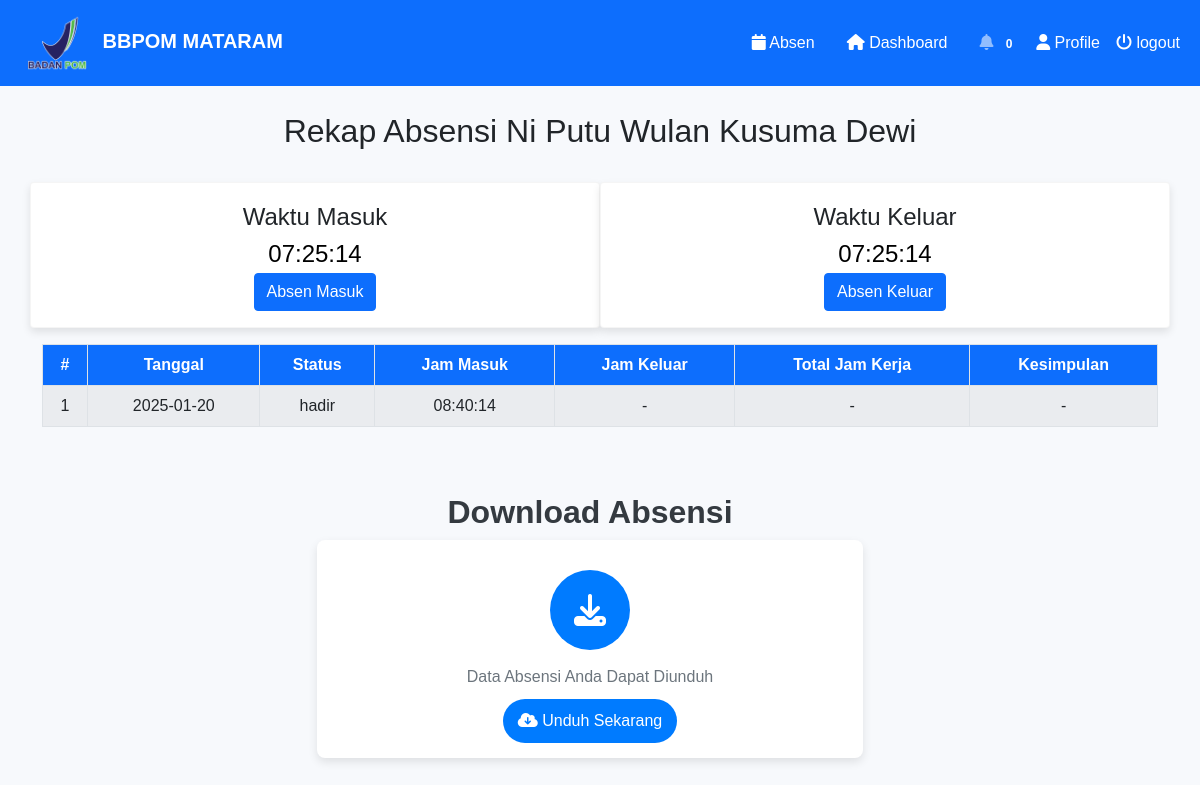
The app's page /pkl_absensi.php (signed in), older data.
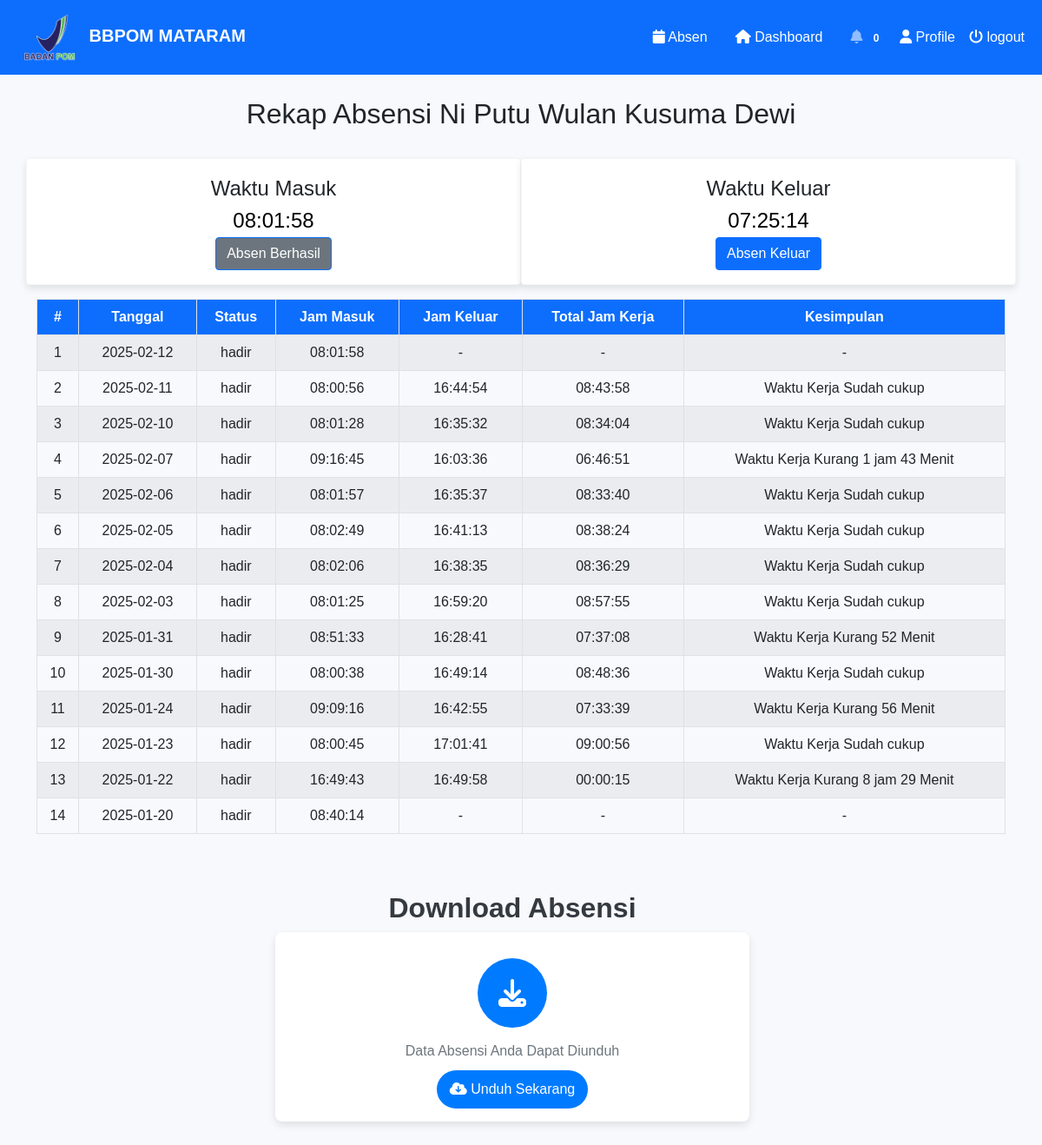
The same page, newer data.
### tables this page shows
CREATE TABLE `users` (
  `id` int(6) NOT NULL,
  `nama` varchar(50) NOT NULL,
  `email` varchar(50) NOT NULL,
  `universitas` varchar(255) DEFAULT NULL,
  `no_hp` varchar(20) NOT NULL,
  `password` text NOT NULL,
  `status` varchar(20) DEFAULT NULL,
  `foto` text NOT NULL
);

CREATE TABLE `absensi` (
  `id` int(11) NOT NULL,
  `user_id` int(11) NOT NULL,
  `nama` varchar(255) DEFAULT NULL,
  `status` enum('hadir','izin','sakit') NOT NULL,
  `keterangan` varchar(50) DEFAULT NULL,
  `tanggal` date NOT NULL,
  `foto` text NOT NULL,
  `foto_keluar` text DEFAULT NULL,
  `latitude` decimal(10,8) DEFAULT NULL,
  `latitude_keluar` decimal(10,8) DEFAULT NULL,
  `longitude` decimal(11,8) DEFAULT NULL,
  `longitude_keluar` decimal(11,8) DEFAULT NULL,
  `waktu_masuk` time DEFAULT NULL,
  `waktu_keluar` time DEFAULT NULL,
  `durasi` time DEFAULT NULL,
  `kesimpulan` varchar(255) DEFAULT NULL
);

### pkl_absensi.php (the view, shortened to what this page needs)
<?php
include('koneksi.php');
$sql_0 = mysqli_query($conn, "SELECT * FROM `tb_seo` WHERE id = 1");
$s0 = mysqli_fetch_array($sql_0);
$urlweb = $s0['urlweb'];
if (isset($_SESSION['role'])) {
    $role = $_SESSION['role'];
} else {
    header("Location: " . $urlweb);
}
if (isset($_SESSION['id'])) {
    $id = $_SESSION['id'];
    $tanggal_hari_ini = date('Y-m-d');
    if ($role == "admin") {
        $email = "";
        $nama = "";
        $no_hp = "";
        $status = "";
    } else {
        $sql = "SELECT * FROM users where id ='$id'";
        $result = mysqli_query($conn, $sql);
        $row = mysqli_fetch_assoc($result);
        $nama = $row['nama'];
        $status = $row['status'];
        $sql_absensi = "SELECT waktu_masuk, waktu_keluar FROM absensi WHERE user_id = ? AND tanggal = ?";
        $stmt = $conn->prepare($sql_absensi);
        $stmt->bind_param("is", $id, $tanggal_hari_ini);
        $stmt->execute();
        $result_absensi = $stmt->get_result();
        $data_absensi = $result_absensi->fetch_assoc();
        $waktu_masuk = $data_absensi['waktu_masuk'] ?? "";
        $waktu_keluar = $data_absensi['waktu_keluar'] ?? "";
    }
} else {
    $email = "";
    $nama = "";
    $no_hp = "";
    header("Location: index.php");
}
?>
<!DOCTYPE html>
<html lang="en">
<head>
    <link href="https://cdn.jsdelivr.net/npm/bootstrap@5.0.2/dist/css/bootstrap.min.css" rel="stylesheet"
>
    <link rel="stylesheet" href="vendor\fontawesome\css\all.min.css">
    <link rel="stylesheet" href="https://cdn.jsdelivr.net/npm/sweetalert2@11/dist/sweetalert2.min.css">
    </head>
    <body>
        <nav class="navbar navbar-expand-lg navbar-dark bg-primary fixed-top">
        <div class="container-fluid">
            <a class="navbar-brand" href="#">
                <img src="Asset/Gambar/logo.png" alt="#" width="60px" height="60px"
                    style="margin-left: 15px; margin-right: 10px;">
                <b>BBPOM MATARAM</b>
            </a>
            <div class="collapse navbar-collapse" id="navbarNav">
                <ul class="navbar-nav ms-auto">
                <?php
                    if ($status == "active" || $status == "done") {
                    ?>
                        <li class="nav-item me-3 dashboard">
                            <a class="nav-link" style="color: white;" href="absensi_pkl.php">
                                <i class="fas fa-calendar"></i>
                                Absen</a>
                        </li>
                    <?php } ?>
                    <?php
                    if ($status == "active" || $status == "done") {
                    ?>
                        <li class="nav-item me-3 dashboard">
                            <a class="nav-link" style="color: white;" href="pkl.php">
                                <i class="fas fa-home"></i>
                                Dashboard
                            </a>
                        </li>
                    <?php } ?>
                    <li class="nav-item">
                        <a class="nav-link text-nowrap" href="#" data-bs-toggle="modal"
                            data-bs-target="#notificationModal">
                            <div class="notification-icon">
                                <i class="fas fa-bell"></i>
                                <?php
                                $sql_count = "SELECT COUNT(*) AS count FROM notifikasi WHERE userid='$id' AND status='pkl'";
                                $result_count = mysqli_query($conn, $sql_count);
                                $row_count = mysqli_fetch_assoc($result_count);
                                $notification_count = $row_count['count'];
                                ?>
                                <span class="badge"><?php echo $notification_count; ?></span>
                            </div>
                        </a>
                    </li>
                    <li class="nav-item">
                        <a class="nav-link text-nowrap" style="color: white" href="#" data-bs-toggle="modal"
                            data-bs-target="#profileModal">
                            <i class="fas fa-user"></i> Profile
                        </a>
                    </li>
                    <li class="nav-item">
                            <a class="nav-link text-nowrap" style="color: white" href="#" data-bs-toggle="modal"
                            data-bs-target="#logoutModal">
                            <i class="fas fa-power-off"></i> logout
                        </a>
                    </li>
                </ul>
            </div>
        </div>
    </nav>
    <br><br><br><br>
    <div class="text-center mt-3">
        <h2 class="title">Rekap Absensi <?php echo htmlspecialchars($nama) ?></h2>
    </div>
    <div class="container" style="cursor:default;">
    <div class="row align-items-center">
    <div class="col-md-6">
        <div class="row mt-4">
                <div class="card bidang-card">
                        <div class="card-body">
                                <div class="text-center">
                                <label for="jam_masuk" style="font-size: 1.5rem;">Waktu Masuk</label><br>
                                <input type="text" id="jam_masuk" readonly
                                   style="font-size: 1.5rem; border: none; background: transparent; text-align: center;"
                                   value="<?php echo $waktu_masuk ? $waktu_masuk : ''; ?>"><br>
                                   <?php if($waktu_masuk == NULL){?>
                                    <a href="tambah_absensi.php?keterangan=Masuk" class="btn btn-primary" style="margin:auto">
                                    Absen Masuk
                                    </a>
                                   <?php } else { ?>
                                    <a  class="btn btn-primary" style="margin:auto; background-color:#6c757d; cursor:no-drop" disabled>
                                    Absen Berhasil
                                    </a>
                                   <?php } ?>
                                </div>
                    </div>
                </div>
            </div>
        </div>
        <div class="col-md-6">
            <div class="row mt-4">
                    <div class="card bidang-card">
                        <di class="card-body">
                            <div class="text-center">
                            <label for="jam_masuk" style="font-size: 1.5rem;">Waktu Keluar</label><br>
                                <input type="text" id="jam_keluar" readonly
                                   style="font-size: 1.5rem; border: none; background: transparent; text-align: center;"
                                   value="<?php echo $waktu_keluar ? $waktu_keluar: ''; ?>"><br>
                                   <?php if($waktu_keluar == NULL){?>
                                    <a href="tambah_absensi.php?keterangan=Keluar" class="btn btn-primary" style="margin:auto">
                                    Absen Keluar
                                    </a>
                                   <?php } else { ?>
                                    <a  class="btn btn-primary" style="margin:auto; background-color:#6c757d; cursor:no-drop" disabled>
                                    Absen Berhasil
                                    </a>
                                   <?php } ?>
                                </div>
                        </div>
            </div>
        </div>
        </div>
    </div>
    <div class="container mt-3 mb-5">
        <div class="table-responsive">
            <table class="table table-bordered table-striped table-hover text-center">
                <thead class="bg-primary" style="vertical-align: middle; color: white;">
                    <tr>
                        <th>#</th>
                        <th>Tanggal</th>
                        <th>Status</th>
                        <th>Jam Masuk</th>
                        <th>Jam Keluar</th>
                        <th>Total Jam Kerja</th>
                        <th>Kesimpulan</th>
                    </tr>
                </thead>
                <tbody>
                    <?php
                    $id_user = $_SESSION['id'];
                    $sql2 = "SELECT * FROM absensi WHERE user_id = '$id_user' ORDER BY tanggal DESC";
                    $result2 = mysqli_query($conn, $sql2);
                    $no = 1;
                    while ($row2 = mysqli_fetch_assoc($result2)) {
                        if($row2['status'] === "hadir"){
                            echo "<tr>";
                            echo "<td scope='row'>{$no}</td>";
                            echo "<td>{$row2['tanggal']}</td>";
                            echo "<td>{$row2['status']}</td>";
                            echo "<td>{$row2['waktu_masuk']}</td>";
                             if ($row2['waktu_keluar'] != NULL) {
                                echo "<td>{$row2['waktu_keluar']}</td>";
                                echo "<td>{$row2['durasi']}</td>";
                                echo "<td>{$row2['kesimpulan']}</td>";
                            } else {
                                echo "<td>-</td>";
                                echo "<td>-</td>";
                                echo "<td>-</td>";
                            }
                            echo "</tr>";
                            } else if (strtolower($row2['status'] === "izin" || $row2['status'] = 'izin')){
                                echo "<tr>";
                                echo "<td scope='row'>{$no}</td>";
                                echo "<td>{$row2['tanggal']}</td>";
                                echo "<td>{$row2['status']}</td>";
                                echo "<td>{$row2['waktu_masuk']}</td>";
                                echo "<td>-</td>";
                                echo "<td>-</td>";
                                echo "<td>{$row2['kesimpulan']}</td>";
                            } else {
                            echo "</tr>";
                        }
                            $no++;
                    }
                    ?>
                </tbody>
            </table>
        </div>
    </div>
    <div class="container download-container">
    <h1 class="header-title">Download Absensi</h1>
    <div class="row justify-content-center">
        <div class="col-md-6">
            <div class="download-card">
                <div class="icon-circle">
                    <i class="fas fa-download"></i>
                </div>
                <p class="download-message">
                    Data Absensi Anda Dapat Diunduh
                </p>
                <form action="function/DownloadAbsensi.php" method="POST">
                    <button type="submit" class="btn btn-download">
                        <i class="fas fa-cloud-download-alt"></i> Unduh Sekarang
                    </button>
                </form>
            </div>
        </div>
    </div>
</div>
</body>
</html>

### pkl_absensi.php (style rules this page uses)
body { background: #f7f9fc; font-family: 'Arial', sans-serif; margin: 0; padding: 0; }
.download-container { margin: 50px 20px; }
.header-title { font-size: 2rem; font-weight: bold; color: #343a40; text-align: center; }
.download-card { box-shadow: 0 4px 10px rgba(0, 0, 0, 0.1); border-radius: 8px; transition: transform 0.3s; padding: 15px; text-align: center; background: white; }
.btn-download { background: #007bff; color: white; border-radius: 25px; padding: 10px 15px; font-size: 1rem; transition: background-color 0.3s; border: none; text-decoration: none; display: inline-block; }
.icon-circle { width: 80px; height: 80px; background: #007bff; color: white; font-size: 2rem; display: flex; justify-content: center; align-items: center; border-radius: 50%; margin: 15px auto; }
.download-message { font-size: 1rem; color: #6c757d; margin: 10px 0; }
.bidang-card { border: 1px solid rgba(156, 156, 156, 0.1); box-shadow: 0 4px 8px rgba(0, 0, 0, 0.1); transition: transform 0.3s, box-shadow 0.3s; }

Row changes from the older to the newer data that the page shows:
added absensi: waktu_masuk "08:01:58", waktu_keluar "07:25:14", tanggal "2025-02-12", status "hadir"
added absensi: tanggal "2025-02-11", status "hadir", waktu_masuk "08:00:56", waktu_keluar "16:44:54", durasi "08:43:58", kesimpulan "Waktu Kerja Sudah cukup"
added absensi: tanggal "2025-02-10", status "hadir", waktu_masuk "08:01:28", waktu_keluar "16:35:32", durasi "08:34:04", kesimpulan "Waktu Kerja Sudah cukup"
added absensi: tanggal "2025-02-07", status "hadir", waktu_masuk "09:16:45", waktu_keluar "16:03:36", durasi "06:46:51", kesimpulan "Waktu Kerja Kurang 1 jam 43 Menit"
added absensi: tanggal "2025-02-06", status "hadir", waktu_masuk "08:01:57", waktu_keluar "16:35:37", durasi "08:33:40", kesimpulan "Waktu Kerja Sudah cukup"
added absensi: tanggal "2025-02-05", status "hadir", waktu_masuk "08:02:49", waktu_keluar "16:41:13", durasi "08:38:24", kesimpulan "Waktu Kerja Sudah cukup"
added absensi: tanggal "2025-02-04", status "hadir", waktu_masuk "08:02:06", waktu_keluar "16:38:35", durasi "08:36:29", kesimpulan "Waktu Kerja Sudah cukup"
added absensi: tanggal "2025-02-03", status "hadir", waktu_masuk "08:01:25", waktu_keluar "16:59:20", durasi "08:57:55", kesimpulan "Waktu Kerja Sudah cukup"
added absensi: tanggal "2025-01-31", status "hadir", waktu_masuk "08:51:33", waktu_keluar "16:28:41", durasi "07:37:08", kesimpulan "Waktu Kerja Kurang 52 Menit"
added absensi: tanggal "2025-01-30", status "hadir", waktu_masuk "08:00:38", waktu_keluar "16:49:14", durasi "08:48:36", kesimpulan "Waktu Kerja Sudah cukup"
added absensi: tanggal "2025-01-24", status "hadir", waktu_masuk "09:09:16", waktu_keluar "16:42:55", durasi "07:33:39", kesimpulan "Waktu Kerja Kurang 56 Menit"
added absensi: tanggal "2025-01-23", status "hadir", waktu_masuk "08:00:45", waktu_keluar "17:01:41", durasi "09:00:56", kesimpulan "Waktu Kerja Sudah cukup"
added absensi: tanggal "2025-01-22", status "hadir", waktu_masuk "16:49:43", waktu_keluar "16:49:58", durasi "00:00:15", kesimpulan "Waktu Kerja Kurang 8 jam 29 Menit"
Text that changed along with them:
form field value: "07:25:14" → (not shown)
text no longer shown: "Absen Masuk"
text now shown: "Absen Berhasil"
